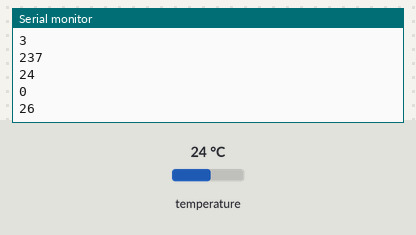
This sketch was run on a simulated Arduino Uno, built with avr-gcc and run on an emulated ATmega328P. Parts: the last lines printed to the serial monitor. The inputs (shaded band) are chosen by the test bench; at power-on: temperature 24 °C.

Above: at 4.3 s.
4.4 s: temperature set to 12 °C
At 7.5 s:
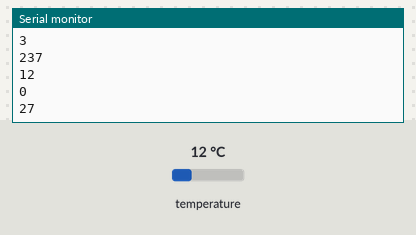
8.1 s: temperature set to 19 °C
At 10.1 s:
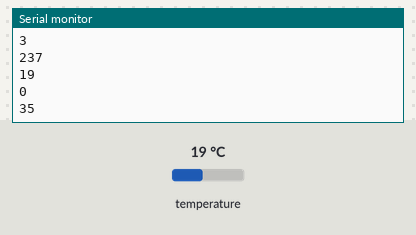
Timing chart, 0 to 11.6 s (numbered marks = the images above; inputs shaded):
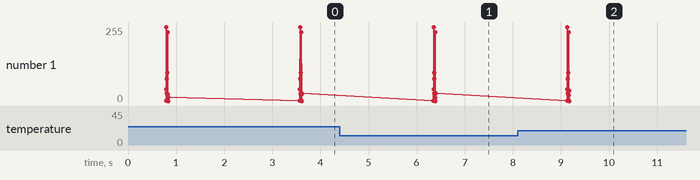

The sketch:

testCapteurs.ino
```cpp
/*
  testCapteurs
  Ce programme permet de tester l'aquisition de température des capteurs DS18B20 et d'envoyer
  ces informations par des trames personalisées sur le port série.

  modifié le 26 janvier 2021
  par Thomas Bureau-Viens
 */

#include <OneWire.h>
#include <DallasTemperature.h>

// Data wire is plugged into digital pin 12 on the Arduino
#define ONE_WIRE_BUS 4


// Setup a oneWire instance to communicate with any OneWire device
OneWire oneWire(ONE_WIRE_BUS);


// Pass oneWire reference to DallasTemperature library
DallasTemperature sensors(&oneWire);


// variable to hold device addresses
DeviceAddress Thermometer;

// Variables globales
int g_deviceCount = 0;
int g_checkSum = 0;
float g_tempC;

void setup(void)
{
  sensors.begin();    // Start up the library

  Serial.begin(9600);
  sensors.setResolution(12); // Résolution maximale

  g_deviceCount = sensors.getDeviceCount(); // Get le nombre de capteurs branchés
}

void loop(void)
{
  char tempEntier, tempDecimal; // Variables tempon pour séparer la température en entier et décimale
  byte trame[12] = {};

  // Send command to all the sensors for temperature conversion
  sensors.requestTemperatures();

  // Display temperature from each sensor

  for (int i = 0;  i < g_deviceCount;  i++) // Loop qui passe par chaque capteur
  {
    sensors.getAddress(Thermometer, i); // Get l'address du capteur courant
    g_tempC = sensors.getTempCByIndex(i); // get la température

    tempEntier = (char)g_tempC;
    tempDecimal = (g_tempC-tempEntier)*100;

    // Ajout du bit SOH à la trame
    trame[0] = 0x01;

    // Ajout de l'adresse du capteur à la trame
    for(int i = 0; i<8; i++)
    {
      trame[i+1] = Thermometer[i];
      g_checkSum = g_checkSum + Thermometer[i];
    }

    // Ajout de la température à la trame
    trame[9]=(byte)tempEntier;
    g_checkSum += tempEntier;
    trame[10] = (byte)tempDecimal;
    g_checkSum += tempDecimal;

    // Finalisation du CheckSum
    trame[11] = g_checkSum%0x100;


    for(int j = 0; j<12 ; j++)
    {
      Serial.println(trame[j]);
    }

  }
  delay(2000);

}
```

Measured:
- after the input at 4.4 s, the serial monitor: prints a new line after 2.0 s (image 1)
- after the input at 8.1 s, the serial monitor: prints a new line after 1.1 s (image 2)
- plotted number 1: 26 → 27 after the input at 4.4 s, 27 → 59 after the input at 8.1 s
